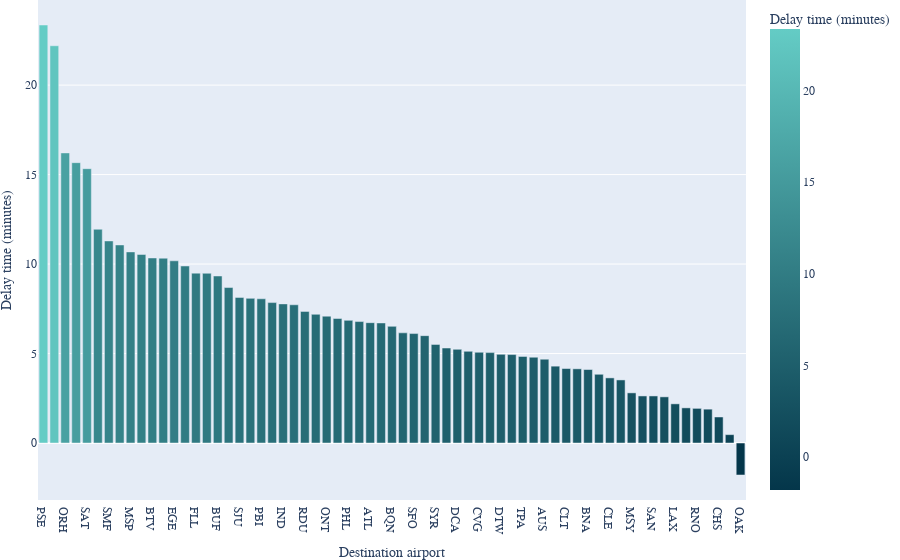

This figure's notebook cell:
### Markdown cell above
## Temperature vs Average Delay

### Code cell
# destination airport vs delay time

grouped = dataset.groupby('DEST')['DEP_DELAY'].mean().reset_index(name='avg_delay').sort_values(by='avg_delay', ascending=False)

fig = px.bar(grouped,
                x='DEST',
                y='avg_delay',
                labels={'DEST':'Destination airport', 'avg_delay':'Delay time (minutes)'},
                color='avg_delay',
                color_continuous_scale=["#04364A", "#64CCC5"]
                )

fig.update_layout(
    font_family="Serif",
    font_size=12,
    margin=dict(l=0, r=0, t=0, b=0),
)

fig.show()

### Figure 1 — Plotly figure (JSON) as saved in the notebook; plotly's stock layout.template omitted (floating-point values rounded to 4 significant figures)
{"data": [{"alignmentgroup": "True", "hovertemplate": "Destination airport=%{x}<br>Delay time (minutes)=%{marker.color}<extra></extra>", "legendgroup": "", "marker": {"color": [23.36, 22.2, 16.21, 15.67, 15.33, 11.95, 11.29, 11.07, 10.68, 10.54, 10.34, 10.33, 10.18, 9.892, 9.493, 9.485, 9.334, 8.688, 8.137, 8.083, 8.059, 7.847, 7.774, 7.726, 7.356, 7.193, 7.089, 6.959, 6.854, 6.787, 6.726, 6.71, 6.52, 6.157, 6.116, 6, 5.512, 5.308, 5.236, 5.125, 5.071, 5.052, 4.956, 4.943, 4.84, 4.795, 4.682, 4.295, 4.163, 4.146, 4.107, 3.841, 3.64, 3.526, 2.803, 2.631, 2.631, 2.58, 2.19, 1.964, 1.936, 1.892, 1.456, 0.4677, -1.787], "coloraxis": "coloraxis", "pattern": {"shape": ""}}, "name": "", "offsetgroup": "", "orientation": "v", "showlegend": false, "textposition": "auto", "type": "bar", "x": ["PSE", "JAC", "ORH", "BWI", "SAT", "IAH", "SMF", "ORD", "MSP", "BOS", "BTV", "ABQ", "EGE", "DFW", "FLL", "BUR", "BUF", "ORF", "SJU", "SJC", "PBI", "JAX", "IND", "ROC", "RDU", "PHX", "ONT", "MIA", "PHL", "DEN", "ATL", "PIT", "BQN", "MCO", "SFO", "PSP", "SYR", "RSW", "DCA", "SEA", "CVG", "PWM", "DTW", "SRQ", "TPA", "LAS", "AUS", "SLC", "CLT", "PDX", "BNA", "LGB", "CLE", "CMH", "MSY", "SAV", "SAN", "RIC", "LAX", "IAD", "RNO", "HNL", "CHS", "STT", "OAK"], "xaxis": "x", "y": [23.36, 22.2, 16.21, 15.67, 15.33, 11.95, 11.29, 11.07, 10.68, 10.54, 10.34, 10.33, 10.18, 9.892, 9.493, 9.485, 9.334, 8.688, 8.137, 8.083, 8.059, 7.847, 7.774, 7.726, 7.356, 7.193, 7.089, 6.959, 6.854, 6.787, 6.726, 6.71, 6.52, 6.157, 6.116, 6, 5.512, 5.308, 5.236, 5.125, 5.071, 5.052, 4.956, 4.943, 4.84, 4.795, 4.682, 4.295, 4.163, 4.146, 4.107, 3.841, 3.64, 3.526, 2.803, 2.631, 2.631, 2.58, 2.19, 1.964, 1.936, 1.892, 1.456, 0.4677, -1.787], "yaxis": "y"}], "layout": {"barmode": "relative", "coloraxis": {"colorbar": {"title": {"text": "Delay time (minutes)"}}, "colorscale": [[0, "#04364A"], [1, "#64CCC5"]]}, "font": {"family": "Serif", "size": 12}, "legend": {"tracegroupgap": 0}, "margin": {"b": 0, "l": 0, "r": 0, "t": 0}, "xaxis": {"anchor": "y", "domain": [0, 1], "title": {"text": "Destination airport"}}, "yaxis": {"anchor": "x", "domain": [0, 1], "title": {"text": "Delay time (minutes)"}}}}
